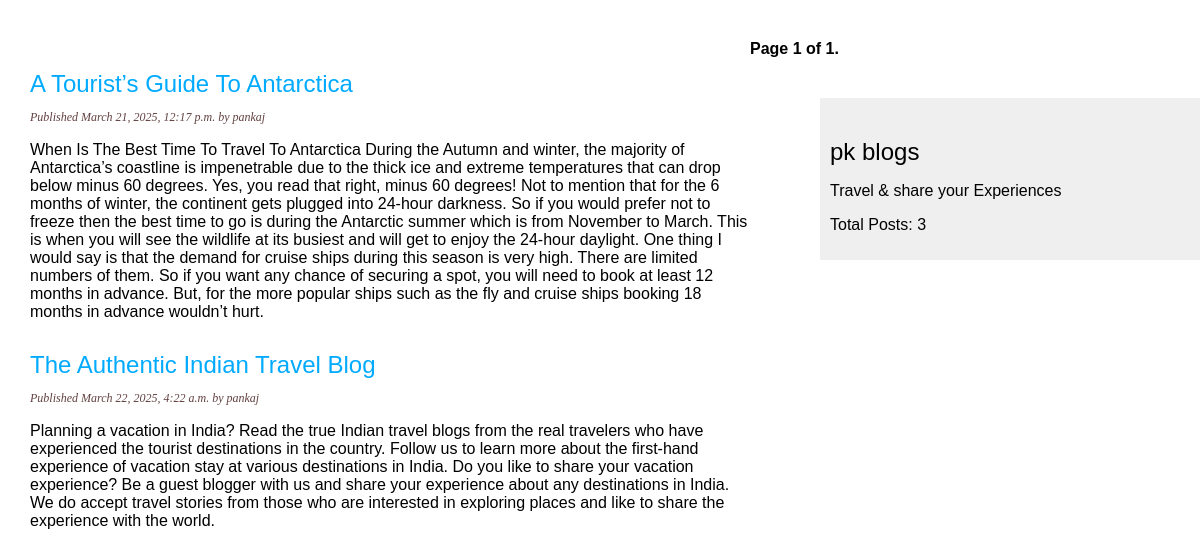
Before: /?page=2 with the older database file.
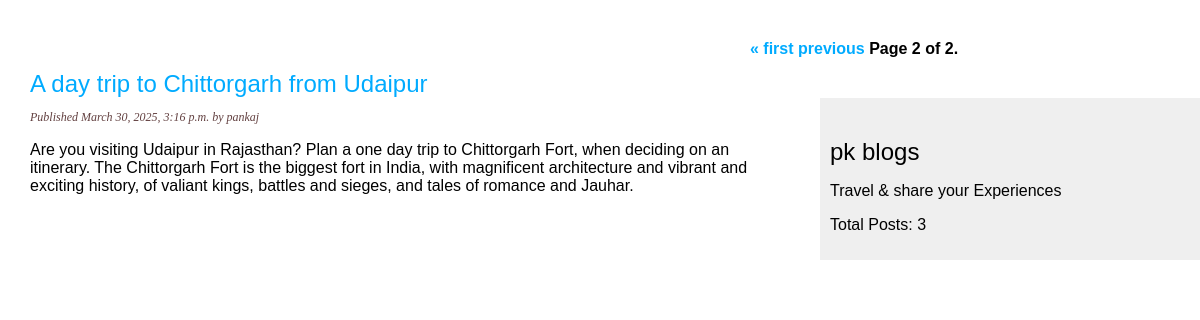
After: the same page with the newer database file.
### posts/models.py (models this page shows, shortened)
class Post(models.Model):
    STATUS_CHOICES = (
        ('DRAFT', 'Draft'),
        ('PUBLISHED', 'Publish')
    )
    title = models.CharField(max_length=250)
    slug = models.SlugField(max_length=250)
    author = models.ForeignKey(User, on_delete=models.CASCADE, default=1)
    body = models.TextField()
    publish = models.DateTimeField(default=timezone.now)
    created = models.DateTimeField(auto_now_add=True)
    updated = models.DateTimeField(auto_now=True)
    status = models.CharField(max_length=10, choices=STATUS_CHOICES, default='DRAFT')
    class META:
        ordering = ['-publish']
        indexes = [
            models.Index(fields=['-publish'])
        ]
    @classmethod
    def total_posts(cls):
        total = Post.objects.count()
        return total
    @classmethod
    def published_posts(cls):
        return cls.objects.filter(status='PUBLISHED')

### posts/views.py (the view)
# urls.py: path('', index, name='index'),
def index(request):
    posts = Post.published_posts()
    total_posts = Post.total_posts()
    paginator = Paginator(posts, per_page=2)
    page_number = request.GET.get('page')
    posts = paginator.get_page(page_number)
    return render(request, 'posts/index.html', context={'posts': posts, 'total_posts': total_posts})

### posts/templates/posts/index.html (shortened to what this page needs)
{% load static%}
<!DOCTYPE html>
<html lang="en">
<head>
    <link href='{% static "css/style.css" %}' rel="stylesheet">
</head>
<body>
    <div id="content">
        {% for post in posts %}
        <a href="{% url "posts:details" year=post.publish.year month=post.publish.month day=post.publish.day post_slug=post.slug %}">
        <h2>{{ post.title}}</h2></a>
        <p class="date">Published {{post.publish}} by {{post.author}}</p>
        <p>{{post.body}}</p>
        {% endfor %}
    </div>
    <div class="pagination">
        <span class="step-links">
            {% if posts.has_previous %}
                <a href="?page=1">&laquo; first</a>
                <a href="?page={{ posts.previous_page_number }}">previous</a>
            {% endif %}
            <span class="current">
                Page {{ posts.number }} of {{ posts.paginator.num_pages }}.
            </span>
        </span>
    </div>
    <div id="sidebar">
        <h2>pk blogs</h2>
        <p>Travel & share your Experiences</p>
        <p>Total Posts: {{ total_posts}}</p>
    </div>
</body>
</html>

Changed rows visible on the page:
no longer on this page (row unchanged): Post: title "A Tourist’s Guide To Antarctica", publish "March 21, 2025, 12:17 p.m.", author "pankaj", body "When Is The Best Time To Travel To Antarctica During the Autumn and winter, the majority of Antarctica’s coastline is impenetrable due to the thick ice and extreme temperatures that can drop below minus 60 degrees. Yes, you read that right, minus 60 degrees! Not to mention that for the 6 months of winter, the continent gets plugged into 24-hour darkness. So if you would prefer not to freeze then the best time to go is during the Antarctic summer which is from November to March. This is when you will see the wildlife at its busiest and will get to enjoy the 24-hour daylight. One thing I would say is that the demand for cruise ships during this season is very high. There are limited numbers…"
no longer on this page (row unchanged): Post: title "The Authentic Indian Travel Blog", publish "March 22, 2025, 4:22 a.m.", author "pankaj", body "Planning a vacation in India? Read the true Indian travel blogs from the real travelers who have experienced the tourist destinations in the country. Follow us to learn more about the first-hand experience of vacation stay at various destinations in India. Do you like to share your vacation experience? Be a guest blogger with us and share your experience about any destinations in India. We do accept travel stories from those who are interested in exploring places and like to share the experience with the world."
now on this page (row edited): Post: title "A day trip to Chittorgarh from Udaipur", publish "March 30, 2025, 3:16 p.m.", author "pankaj", body "Are you visiting Udaipur in Rajasthan? Plan a one day trip to Chittorgarh Fort, when deciding on an itinerary. The Chittorgarh Fort is the biggest fort in India, with magnificent architecture and vibrant and exciting history, of valiant kings, battles and sieges, and tales of romance and Jauhar."
Other visible differences:
{{ posts.number }}: "1" → "2"
{{ posts.paginator.num_pages }}: "1" → "2"
text now shown: "« first previous"
